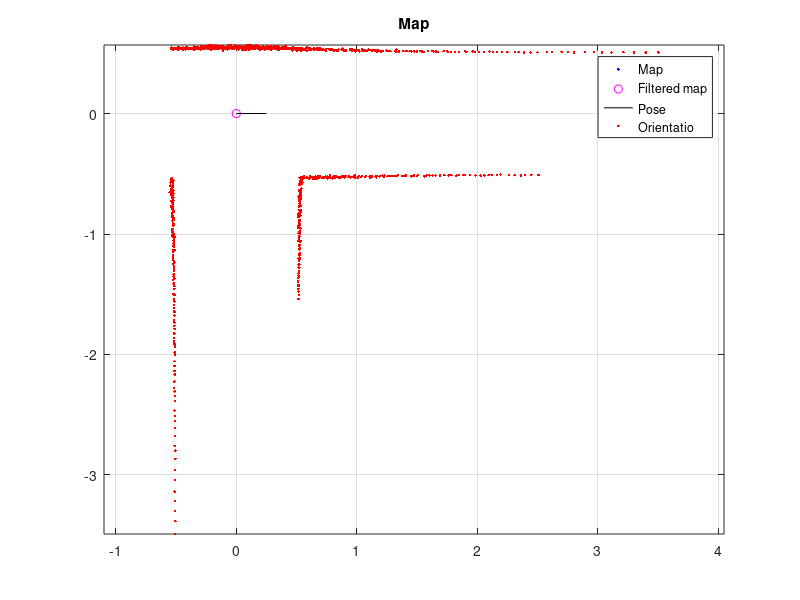

Source code (MATLAB): (Note: this script raises an error after producing the figure.)
% This is the first attempt at writing an icp based slam algorithm using icp_1
% Author: Josh M
% 
clear
close all
clc

% Load simulated dataset
load newdata.mat

% Add noise to the dataset
LidarScan = LidarScan + normrnd(0.05,0.01,size(LidarScan,1),size(LidarScan,2));


offset=[0;0;0];
cur=offset;

pose=[0;0;0];
post_dot=[];

% full map
map = [];

converge_metric = 5e-4;
pointer_scale = 0.25;

%radius to filter out points when running icp
filter_radius = LidarRange*1.2;

temp_map = [];
temp_scan = [];
for nScan = 1:5:size(LidarScan,1)

    disp = [[0 1];[0 0]];
    
    %Grab lidar angles and the scan
    a = LidarAngles;
    z = LidarScan(nScan, :);

    %  Remove out of range measurements
    I = (z >= LidarRange*0.9);
    a(I) = [];
    z(I) = [];

    [x,y] = pol2cart(a,z);

    %fill the map if it doesn't exist yet.
    raw = [x;y];

    if isempty(map)
        % initialize the map
        map = raw;
    else
 
        % Transfrom the current scan to the current estimated pose
        % based on a constantant velocity assumption.
        if size(pose,2) > 1        
            TT = repmat(pose(1:2,end) + (pose(1:2,end) - pose(1:2,end-1)), 1, size(raw,2));
            phi = pose(3,end) + (pose(3,end)-pose(3,end-1));
            TR = [cos(phi) (-sin(phi)); sin(phi) cos(phi)];

            raw = TR*raw + TT;
            disp = TR*disp + TT(:,1:2);
        end

        % ICP Loop for current scan
        ii = 0;
        while true

            ii = ii + 1;

            % Remove all points that do not have a 'near' match
            temp_scan = killoutliers(map, raw, 0.1);
            temp_map = killoutliers(temp_scan, map, 0.1);

            % Execute ICP
            [TR, TT] = call_icp1(temp_map, temp_scan);

            % Transform current scan and pose estimate to new location.
            TR = TR(1:2,1:2); % Cheap way to only select z rotation
            TT = repmat(TT(1:2), 1, size(raw,2)); 

            raw = real(TR * raw + TT);
            disp = real(TR * disp + TT(:,1:2));


            %get the difference in TT so we know when to converge the icp
            %algorithm.  This is a pretty schotty way of convergence, as it
            %doesn't take into account if the value bounced around the setpoint
            %but it works for this application
            dTT = mag(TT(:,1));

            %we need to run the loop at least once before we check this
            if ii > 1
                %Check for convergence
                if abs(dTT) < converge_metric
                    tt = disp(:,2) - disp(:,1);
                    [theta, ~] = cart2pol(tt(1), tt(2));
                    cur = ([disp(:,1);theta] - offset);
                    pose = [pose cur];
                    break;
                end
            end

        end

        % Update the world
        map = [map raw];

    end
    
    
    %
    % plot everything
    %
    
    % Plot Map
    figure(1)
    plot(map(1,:), map(2,:), 'b.');
    hold on
    
    % Plot filtered map for this scan
    %  (No outliers or out of range points)
    if ~isempty(temp_map)
        plot(temp_map(1,:), temp_map(2,:),'g.');
    end
    
    % Plot sensor poses
    plot(pose(1,:), pose(2,:), 'mo')
    
    % Plot current orientation
    pointer = disp;
    pointer(:,2) = pointer_scale*(pointer(:,2) - pointer(:,1));
    pointer(:,2) = pointer(:,2) + disp(:,1);
    plot(pointer(1,:), pointer(2,:), 'k-')
    
    % Plot raw lidar data for current scan
    plot(raw(1,:),raw(2,:), 'r.');
    
    % Plot filted scan
    if ~isempty(temp_scan)
        plot(temp_scan(1,:),temp_scan(2,:), 'm.');
    end
    
    % Plot Stuff
    title('Map');
    legend('Map', 'Filtered map', 'Pose', 'Orientatio', 'Raw Scan', 'Filtered Scan')
    axis equal;
    grid
    hold off
    
    %pause so we can display things
    pause(0.1);
end
